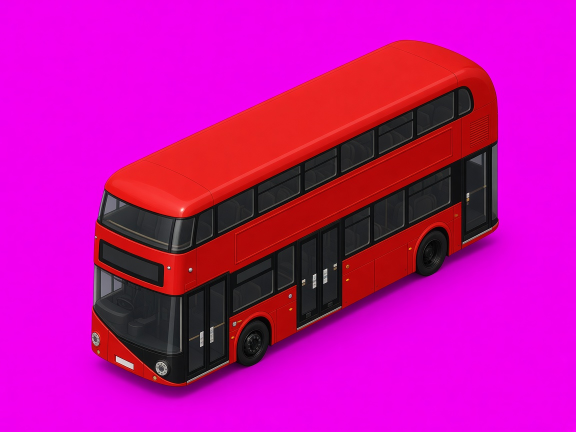
#> input picture assets/art_src/bus_front_raw.jpg, 1152 x 864 px (shown at 1/2 size)
$ python cutout.py ../assets/art_src/bus_front_raw.jpg ../assets/art_src/bus_rear_raw.jpg 5
#> lines starting #> are read from the running program, lines starting #| are printed output that depends on the picture
"""Cut a painted sprite out of its flat magenta background.

Keys on distance from the background colour sampled at the corners (the
painter's magenta is rarely pure #FF00FF), then despills the edges.
Usage: python tools/cutout.py src.jpg dst.png height
"""
import sys
import numpy as np
from PIL import Image, ImageFilter


def cut(src, dst, height):
#> called with src = '../assets/art_src/bus_front_raw.jpg', dst = '../assets/art_src/bus_rear_raw.jpg', height = 5
    im = np.asarray(Image.open(src).convert("RGB")).astype(np.float32)
    h, w, _ = im.shape
#> h = 864; w = 1152
    k = 12
    corners = np.concatenate([im[:k, :k].reshape(-1, 3), im[:k, -k:].reshape(-1, 3),
                              im[-k:, :k].reshape(-1, 3), im[-k:, -k:].reshape(-1, 3)])
#> corners = 576 rows, first 8: [239, 0, 241], [239, 0, 241], [239, 0, 241], [239, 0, 241], [239, 0, 241], [239, 0, 241], [239, 0, 241], [239, 0, 241]
    bg = np.median(corners, axis=0)
#> bg = [241, 0, 241]
    d = np.sqrt(((im - bg) ** 2).sum(axis=2))
    # magenta-ness relative to the background (catches the pink fringe too)
    r, g, b = im[..., 0], im[..., 1], im[..., 2]
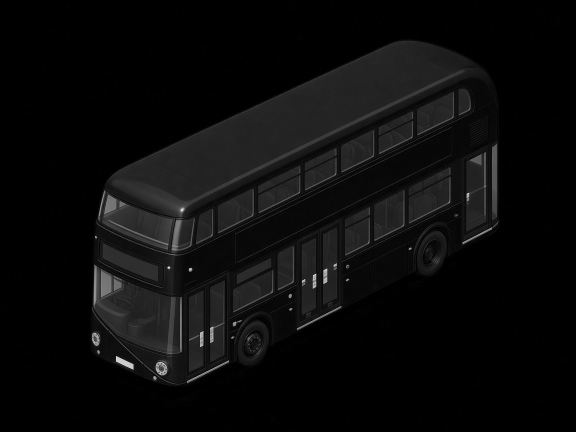
#> g: shape (864, 1152) float32 (shown at 1/2 size); min 0, max 245, mean 11.2
    mag = np.minimum(r, b) - g
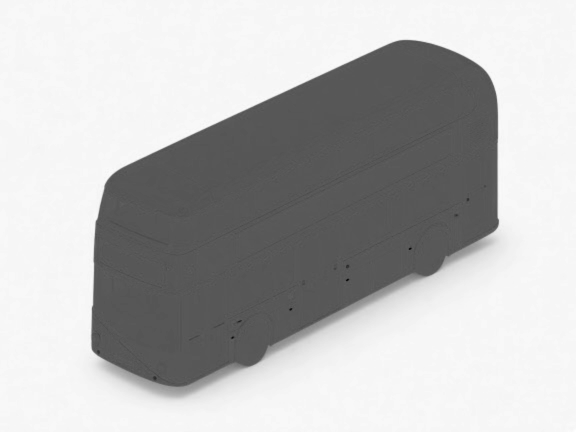
#> mag: shape (864, 1152) float32 (shown at 1/2 size); min -134, max 252, mean 147.3; drawn with min black and max white
    bgmag = min(bg[0], bg[2]) - bg[1]
#> bgmag = 241
    a = np.clip((d - 40) / 70, 0, 1)
    a = np.where(mag > bgmag * 0.55, np.minimum(a, np.clip(1 - (mag - bgmag * 0.55) / (bgmag * 0.3), 0, 1)), a)
    a = np.asarray(Image.fromarray((a * 255).astype(np.uint8)).filter(ImageFilter.MinFilter(3))).astype(np.float32) / 255
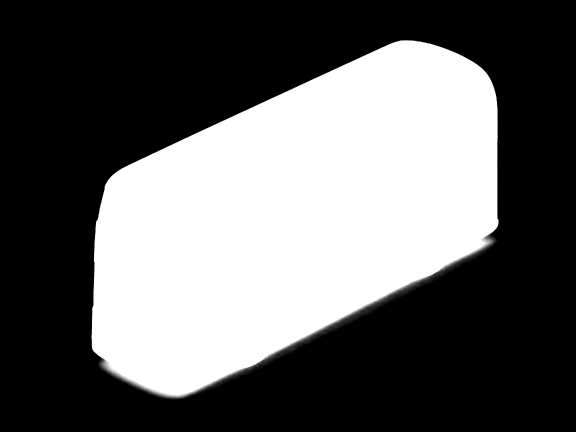
#> a: shape (864, 1152) float32 (shown at 1/2 size); min 0, max 1, mean 0.384
    # despill: pull the magenta cast out of semi-transparent and edge pixels
    spill = np.clip(np.minimum(r, b) - g - 20, 0, None)
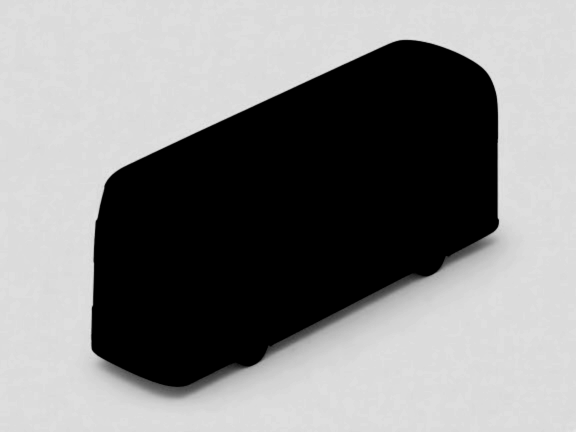
#> spill: shape (864, 1152) float32 (shown at 1/2 size); min 0, max 232, mean 135.1
    im[..., 0] -= spill * 0.8
    im[..., 2] -= spill * 0.8
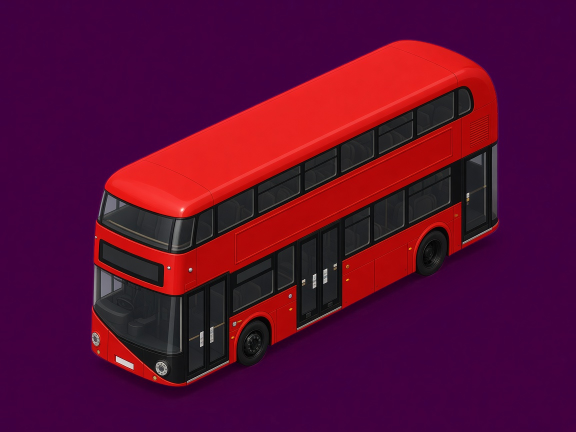
#> im: shape (864, 1152, 3) float32 (shown at 1/2 size); mean R, G, B 87.5, 11.2, 51
    rgba = np.dstack([np.clip(im, 0, 255), a * 255]).astype(np.uint8)
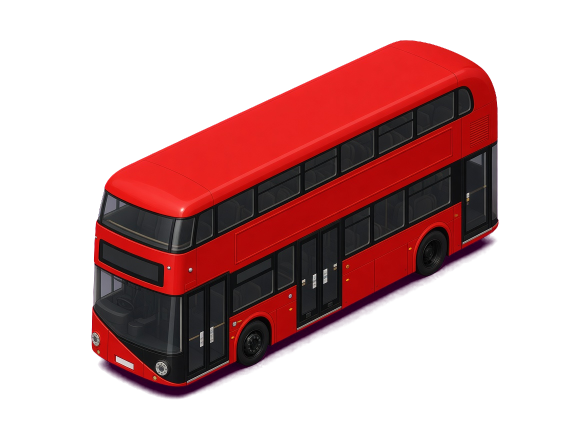
#> rgba: shape (864, 1152, 4) (shown at 1/2 size); mean R, G, B, A 87.5, 11.2, 50.6, 98; transparent parts drawn white
    img = Image.fromarray(rgba, "RGBA")
    img = img.crop(img.getbbox())
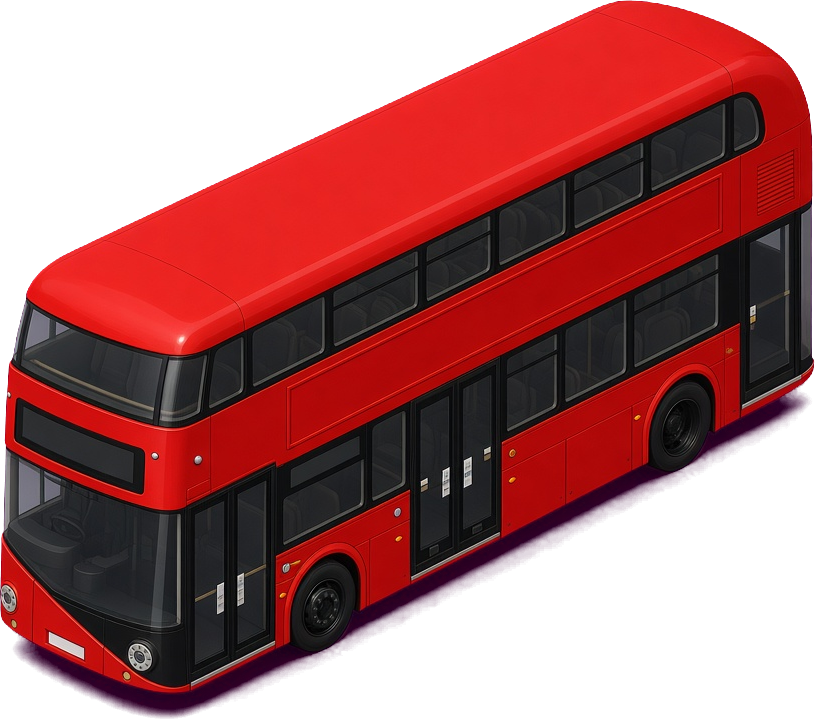
#> img: PIL image 815x719 RGBA; mean R, G, B, A 103.2, 19, 41.5, 166.5; transparent parts drawn white
    nw = round(img.width * height / img.height)
#> nw = 6
    img = img.resize((nw, height), Image.LANCZOS)
    img.save(dst)
    print(dst, nw, height, "bg", bg)
#| ../assets/art_src/bus_rear_raw.jpg 6 5 bg [241.   0. 241.]


if __name__ == "__main__":
    cut(sys.argv[1], sys.argv[2], int(sys.argv[3]))

$ run again, on assets/art_src/cab_front_raw.jpg
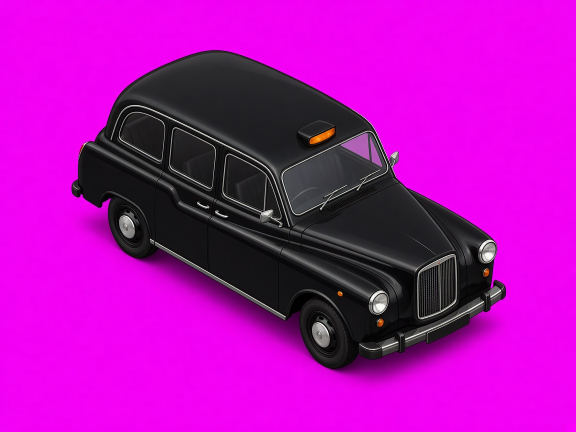
#> input picture assets/art_src/cab_front_raw.jpg, 1152 x 864 px (shown at 1/2 size)
#> corners = 576 rows, first 8: [242, 4, 250], [242, 4, 250], [242, 4, 250], [242, 4, 250], [242, 4, 248], [242, 4, 248], [242, 4, 248], [242, 4, 248]
#> bg = [242, 3, 246]
#> in cut, `mag = np.minimum(r, b) - g`:
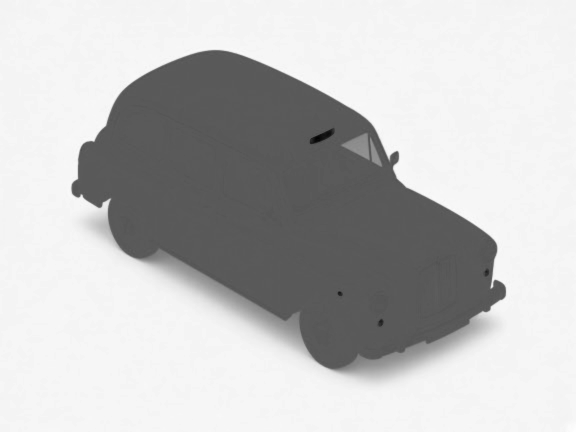
#> mag: shape (864, 1152) float32 (shown at 1/2 size); min -138, max 255, mean 160.5; drawn with min black and max white
#> bgmag = 239
#> in cut, `img = img.crop(img.getbbox())`:
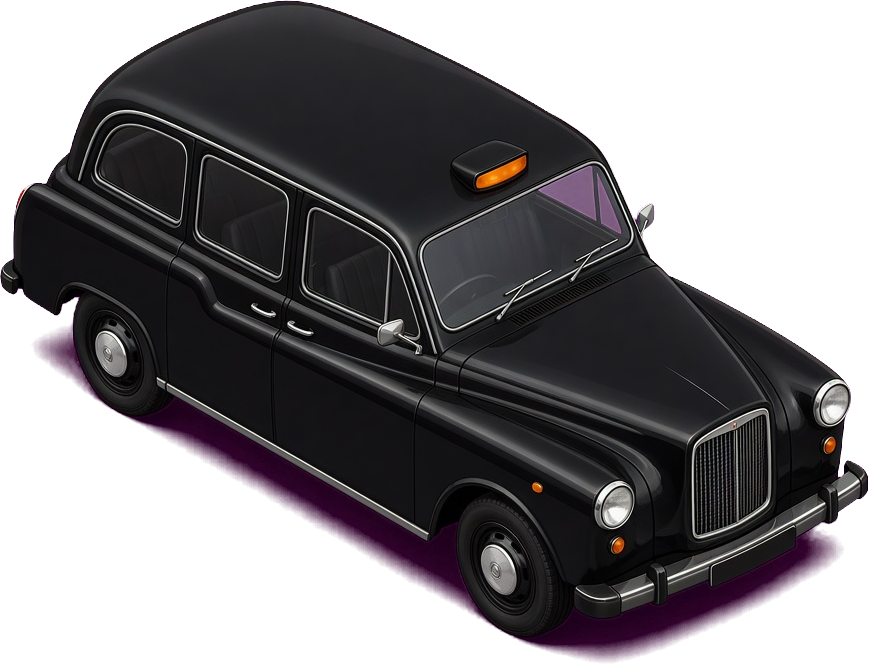
#> img: PIL image 869x664 RGBA; mean R, G, B, A 51.4, 22.8, 51.7, 148.8; transparent parts drawn white
#| ../assets/art_src/cab_front_raw.jpg 7 5 bg [242.   3. 246.]

$ run again, on assets/art_src/cab_rear_raw.jpg
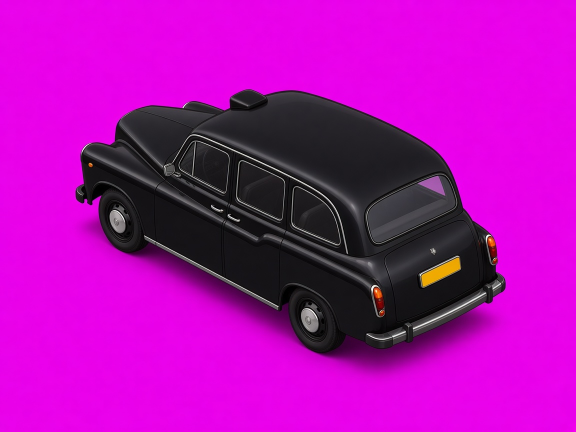
#> input picture assets/art_src/cab_rear_raw.jpg, 1152 x 864 px (shown at 1/2 size)
#> corners = 576 rows, first 8: [231, 4, 234], [232, 5, 235], [232, 5, 235], [232, 5, 235], [232, 4, 237], [232, 4, 237], [232, 4, 237], [232, 4, 237]
#> bg = [232, 3, 236]
#> in cut, `mag = np.minimum(r, b) - g`:
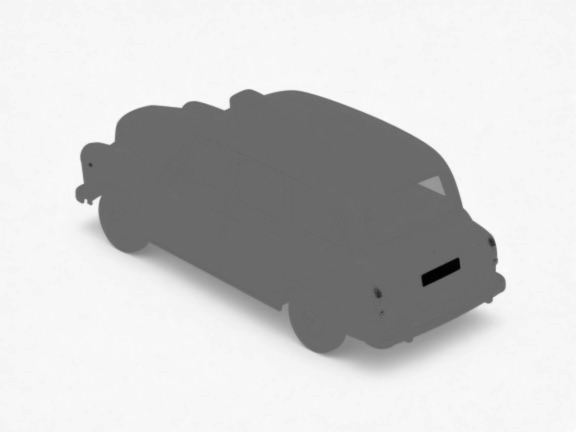
#> mag: shape (864, 1152) float32 (shown at 1/2 size); min -173, max 245, mean 159.8; drawn with min black and max white
#> bgmag = 229
#> in cut, `img = img.crop(img.getbbox())`:
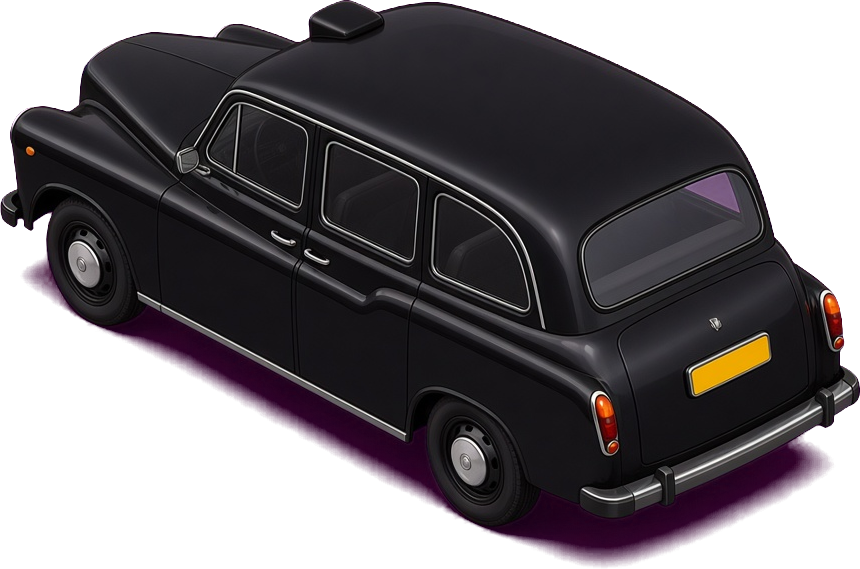
#> img: PIL image 860x569 RGBA; mean R, G, B, A 49.6, 23.7, 48.8, 164.3; transparent parts drawn white
#| ../assets/art_src/cab_rear_raw.jpg 8 5 bg [232.   3. 236.]
